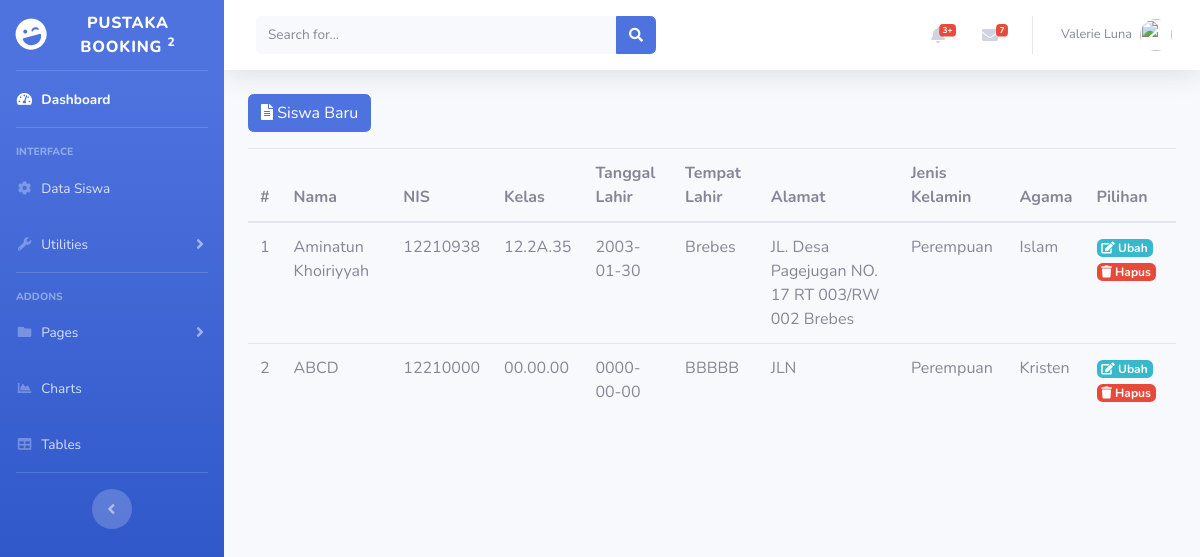
/index.php/siswa, run on the app's committed database.
### tables this page shows
CREATE TABLE `siswa` (
  `id` int(128) NOT NULL,
  `nama` text NOT NULL,
  `nis` varchar(225) NOT NULL,
  `kelas` varchar(225) NOT NULL,
  `tgllahir` date NOT NULL,
  `tmplahir` text NOT NULL,
  `alamat` text NOT NULL,
  `jnskel` varchar(225) NOT NULL,
  `agama` varchar(225) NOT NULL
);

### application/controllers/Siswa.php (called while the page is built, shortened)
<?php
class Siswa extends CI_Controller
{
    public function index()
    {
        $data['judul'] = "Data Siswa";
        $data['user'] = $this->ModelUser->cekData(['email' => $this->session->userdata('email')])->row_array();
        $data['siswa'] = $this->ModelSiswa->getSiswa()->result_array();
        $this->load->view('templates/header', $data);
        $this->load->view('templates/sidebar', $data);
        $this->load->view('templates/topbar', $data);
        $this->load->view('siswa/index', $data);
        $this->load->view('templates/footer');
    }
}

### index.php (called while the page is built, shortened)
<?php
require_once BASEPATH.'core/CodeIgniter.php';

### application/models/ModelSiswa.php (called while the page is built, shortened)
<?php
class ModelSiswa extends CI_Model
{
    public function getSiswa()
    {
        return $this->db->get('siswa');
    }
}

### application/views/siswa/index.php (the view, shortened to what this page needs)
<div class="container-fluid">
    <div class="row">
        <div class="col-lg-12">
            <a href="siswa/tambah" type="submit" class="btn btn-primary mb-3"><i class="fas fa-file-alt"></i> Siswa Baru</a>
            <table class="table table-hover">
                <thead>
                    <tr>
                        <th>#</th>
                        <th>Nama</th>
                        <th>NIS</th>
                        <th>Kelas</th>
                        <th>Tanggal Lahir</th>
                        <th>Tempat Lahir</th>
                        <th>Alamat</th>
                        <th>Jenis Kelamin</th>
                        <th>Agama</th>
                        <th>Pilihan</th>
                    </tr>
                </thead>
                <tbody>
                  <?php
                  $i = 1;
                  foreach ($siswa as $sis) { ?>
                    <tr>
                        <td><?= $i++; ?></td>
                        <td><?= $sis['nama']; ?></td>
                        <td><?= $sis['nis']; ?></td>
                        <td><?= $sis['kelas']; ?></td>
                        <td><?= $sis['tgllahir']; ?></td>
                        <td><?= $sis['tmplahir']; ?></td>
                        <td><?= $sis['alamat']; ?></td>
                        <td><?= $sis['jnskel']; ?></td>
                        <td><?= $sis['agama']; ?></td>
                        <td>
                            <a href="<?= base_url('siswa/edit/').$sis['id'];?>" class="badge badge-info"><i class="fas fa-edit"></i> Ubah</a>
                            <a href="<?= base_url('siswa/hapus/').$sis['id'];?>" onclick="return confirm('Kamu yakin akan menghapus <?= $sis['nama'];?> ?');" class="badge badge-danger"><i class="fas fa-trash"></i> Hapus</a>
                        </td>
                    </tr>
                  <?php } ?>
                </tbody>
            </table>
        </div>
    </div>
</div>
</div>

### data on the page
siswa: nama "Aminatun Khoiriyyah", nis "12210938", kelas "12.2A.35", tgllahir "2003-01-30", tmplahir "Brebes", alamat "JL. Desa Pagejugan NO. 17 RT 003/RW 002 Brebes", jnskel "Perempuan", agama "Islam"
siswa: nama "ABCD", nis "12210000", kelas "00.00.00", tgllahir "0000-00-00", tmplahir "BBBBB", alamat "JLN", jnskel "Perempuan", agama "Kristen"
